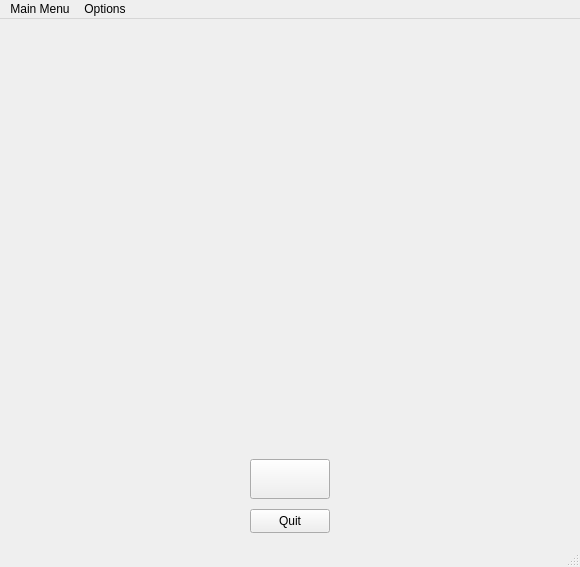
<?xml version="1.0" encoding="UTF-8"?>
<ui version="4.0">
 <class>MainWindow</class>
 <widget class="QMainWindow" name="MainWindow">
  <property name="geometry">
   <rect>
    <x>0</x>
    <y>0</y>
    <width>580</width>
    <height>567</height>
   </rect>
  </property>
  <property name="maximumSize">
   <size>
    <width>580</width>
    <height>740</height>
   </size>
  </property>
  <property name="windowTitle">
   <string>Sunflower Tracking System</string>
  </property>
  <property name="windowIcon">
   <iconset>
    <normaloff>../assets/icon.png</normaloff>../assets/icon.png</iconset>
  </property>
  <widget class="QWidget" name="centralwidget">
   <widget class="QLabel" name="label">
    <property name="geometry">
     <rect>
      <x>0</x>
      <y>0</y>
      <width>680</width>
      <height>311</height>
     </rect>
    </property>
    <property name="maximumSize">
     <size>
      <width>680</width>
      <height>16777215</height>
     </size>
    </property>
    <property name="text">
     <string/>
    </property>
    <property name="pixmap">
     <pixmap>../assets/qret.png</pixmap>
    </property>
    <property name="scaledContents">
     <bool>true</bool>
    </property>
   </widget>
   <widget class="QPushButton" name="pushButton">
    <property name="geometry">
     <rect>
      <x>250</x>
      <y>440</y>
      <width>80</width>
      <height>40</height>
     </rect>
    </property>
    <property name="text">
     <string/>
    </property>
    <property name="icon">
     <iconset>
      <normaloff>../assets/start.png</normaloff>../assets/start.png</iconset>
    </property>
    <property name="iconSize">
     <size>
      <width>90</width>
      <height>65</height>
     </size>
    </property>
   </widget>
   <widget class="QPushButton" name="pushButton_2">
    <property name="geometry">
     <rect>
      <x>250</x>
      <y>490</y>
      <width>80</width>
      <height>24</height>
     </rect>
    </property>
    <property name="text">
     <string>Quit</string>
    </property>
   </widget>
  </widget>
  <widget class="QMenuBar" name="menubar">
   <property name="geometry">
    <rect>
     <x>0</x>
     <y>0</y>
     <width>580</width>
     <height>22</height>
    </rect>
   </property>
   <widget class="QMenu" name="menuOptions">
    <property name="title">
     <string>Options</string>
    </property>
   </widget>
   <widget class="QMenu" name="menuMain_Start">
    <property name="title">
     <string>Main Menu</string>
    </property>
   </widget>
   <addaction name="menuMain_Start"/>
   <addaction name="menuOptions"/>
  </widget>
  <widget class="QStatusBar" name="statusbar"/>
 </widget>
 <resources/>
 <connections/>
</ui>
